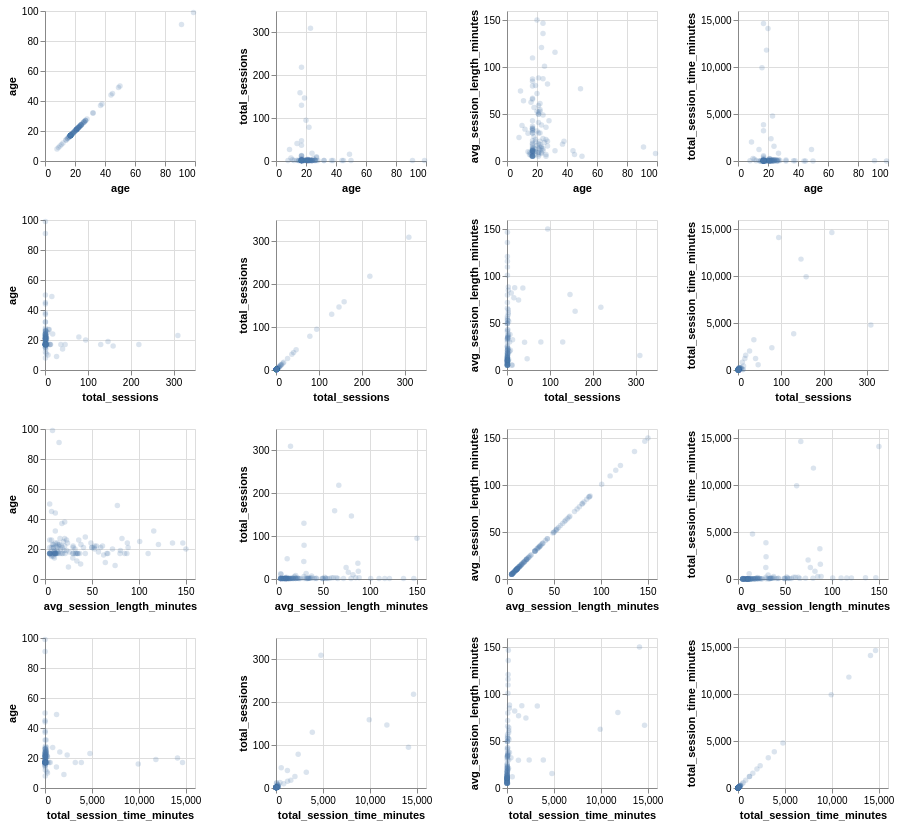

Notebook code for this chart:
### Code cell
### Run this cell before continuing.
import numpy as np
import pandas as pd
import altair as alt
from sklearn.cluster import KMeans
from sklearn.preprocessing import StandardScaler
from sklearn.compose import make_column_transformer
from sklearn.pipeline import make_pipeline
from sklearn import set_config


# Simplify working with large datasets in Altair
alt.data_transformers.enable('vegafusion')

# Output dataframes instead of arrays
set_config(transform_output="pandas")

# Merge through shared hashedEmail
players = pd.read_csv("players.csv")
sessions = pd.read_csv("sessions.csv")
players_merged = players.merge(sessions, on="hashedEmail", how="inner")
players_clean = players_merged.drop(columns=["individualId", "organizationName"])

# Calculate each playtime duration in minutes
players_clean['start_time'] = pd.to_datetime(players_clean['start_time'], format='%d/%m/%Y %H:%M')
players_clean['end_time'] = pd.to_datetime(players_clean['end_time'], format='%d/%m/%Y %H:%M')
players_clean['duration_minutes'] = (players_clean['end_time'] - players_clean['start_time']).dt.total_seconds() / 60

# Calculate total playtime
agg = (
    players_clean.groupby("hashedEmail").agg(
        total_sessions=("hashedEmail", "count"),
        avg_session_length_minutes=("duration_minutes", "mean"),
        total_session_time_minutes=("duration_minutes", "sum")
    ).reset_index()
)

# Merge agg with players
players_total = players_clean.merge(agg, on="hashedEmail", how="inner")

# Get rid of duplicates and unneccessary data
players_total = players_total.drop(columns=["original_start_time", "original_end_time", "start_time", "end_time", "duration_minutes", "played_hours"])
players_total = players_total.drop_duplicates()


players_total

columns_to_plot = players_total.loc[:, "age" : "total_session_time_minutes"].columns.tolist()


pm_pairs = alt.Chart(players_total).mark_circle(opacity=0.2).encode(
    alt.X(alt.repeat("row"), type="quantitative"),
    alt.Y(alt.repeat("column"), type="quantitative"),
).properties(
    width=150,
    height=150
).repeat(
    column=columns_to_plot,
    row=columns_to_plot
)
pm_pairs
